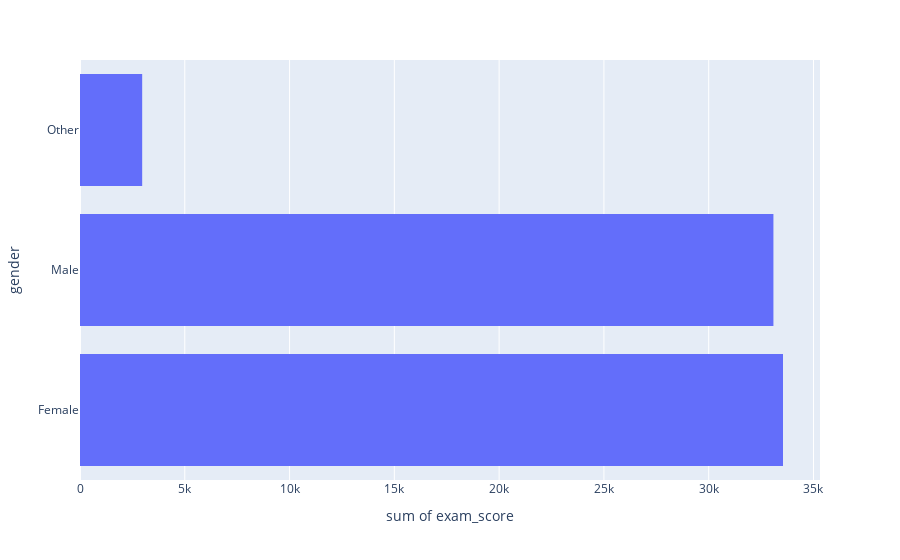

This figure's notebook cell:
### Code cell
import plotly.express as px
px.histogram(df, x='exam_score', y='gender')

### Figure 1 — Plotly figure (JSON) as saved in the notebook; plotly's stock layout.template omitted (floating-point values rounded to 4 significant figures; data arrays with more than 128 entries replaced by an {"elided": "..."} marker saying what was removed)
{"data": [{"bingroup": "y", "histfunc": "sum", "hovertemplate": "sum of exam_score=%{x}<br>gender=%{y}<extra></extra>", "legendgroup": "", "marker": {"color": "#636efa", "pattern": {"shape": ""}}, "name": "", "orientation": "h", "showlegend": false, "type": "histogram", "x": {"elided": "1000 float values"}, "xaxis": "x", "y": {"elided": "1000 str values"}, "yaxis": "y"}], "layout": {"barmode": "relative", "legend": {"tracegroupgap": 0}, "margin": {"t": 60}, "xaxis": {"anchor": "y", "domain": [0, 1], "title": {"text": "sum of exam_score"}}, "yaxis": {"anchor": "x", "domain": [0, 1], "title": {"text": "gender"}}}}
